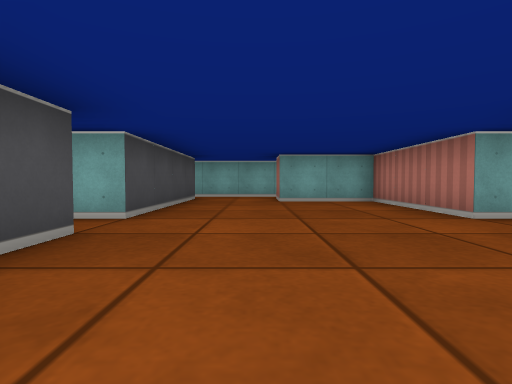
view 1 (above)

17 first-person views from a walk through a cub3D maze. The camera is about half as high as the walls, tilts 2° down and sees 80° across. The floor is counted in squares. Each view is taken from the middle of a square. On the plan, view 1 faces up. The plan holds only what a view shows up to about 9 squares ahead; the rest is blank.

view 2
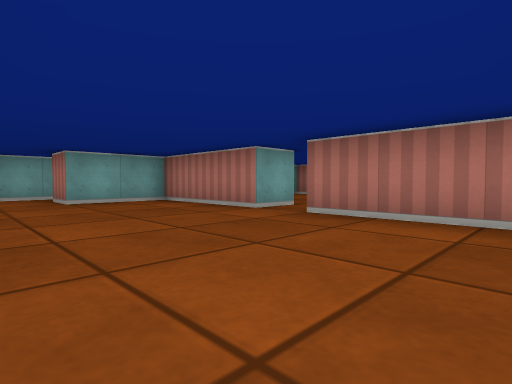

view 3
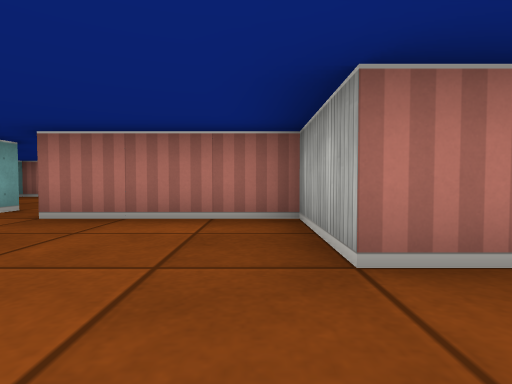

view 4
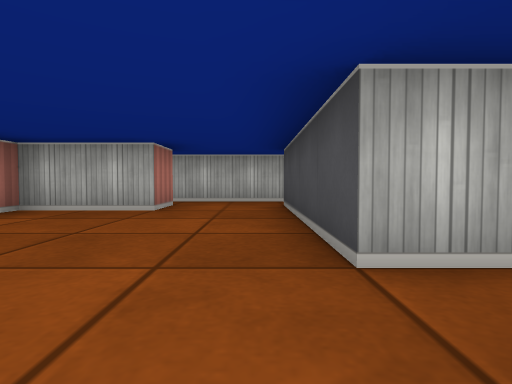

view 5
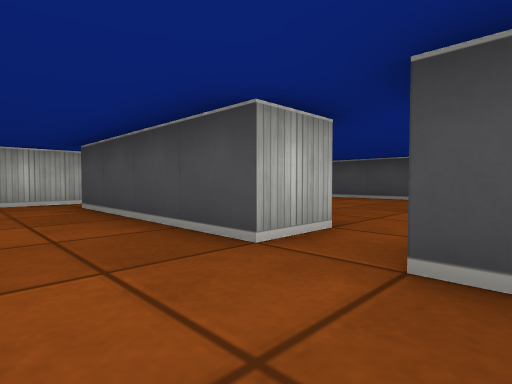

view 6
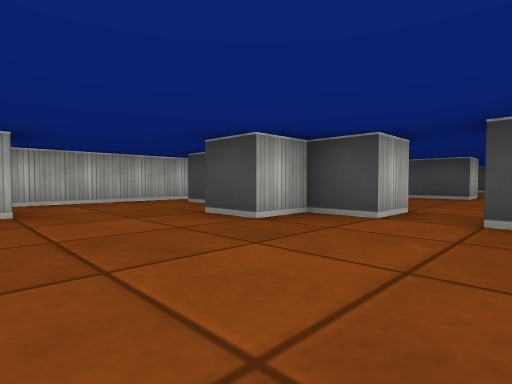

view 7
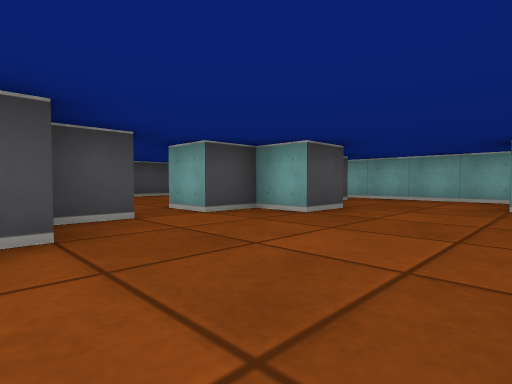

view 8
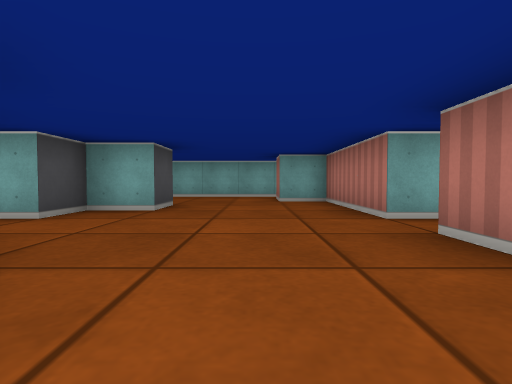

view 9
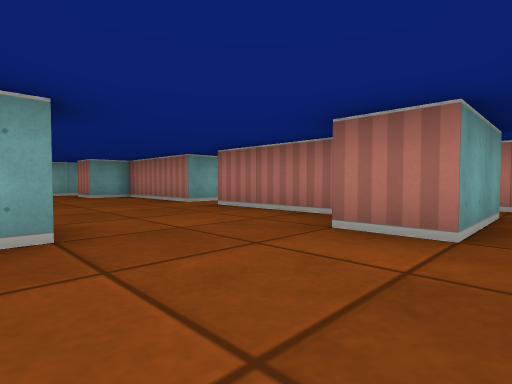

view 10
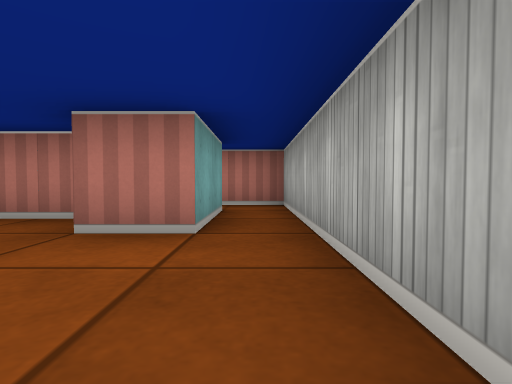

view 11
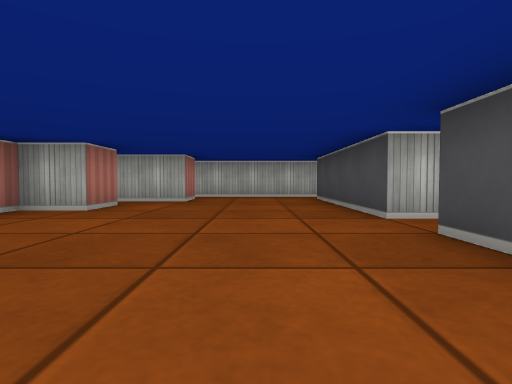

view 12
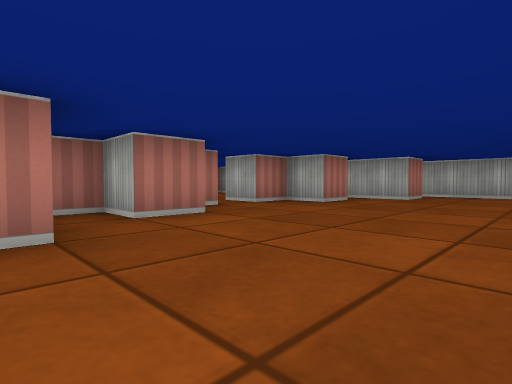

view 13
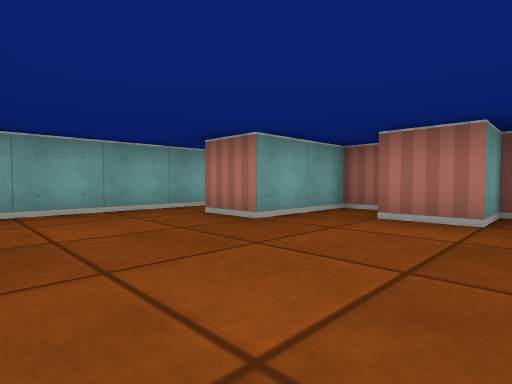

view 14
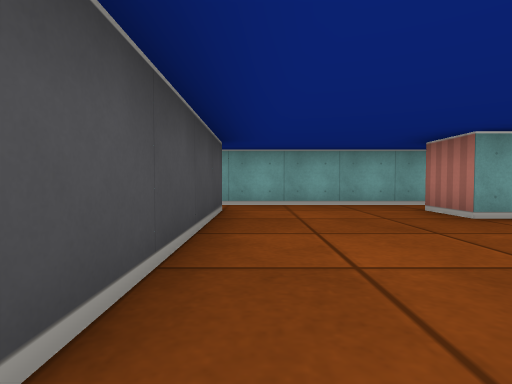

view 15
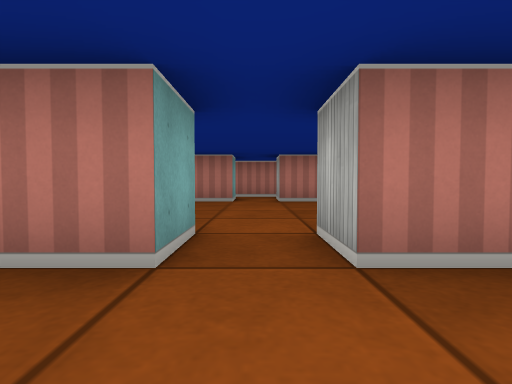

view 16
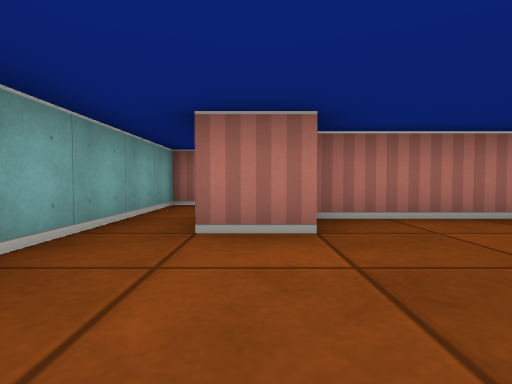

view 17
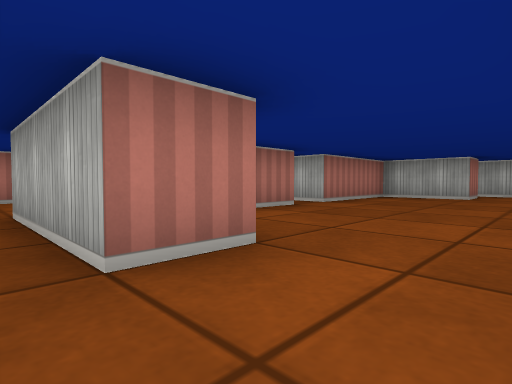

### Floor plan
Ten units are one square. View 1 is at (0, 0); x grows to the right and y downward. Boxes are objects, and circles mark ways between rooms. Rooms are numbered by the first view taken in them; rooms with no view inside come last. Other rooms are left out.
<svg viewBox="-90 -90 175 120">
<path fill="none" stroke="#000" d="M-25 -25 -15 -25 -15 15M35 -35 25 -35 25 -65 5 -65 5 -75M5 15 5 5 25 5 25 -25 35 -25M-15 -75 -15 -35 -21 -35M35 -25 35 -15 45 -15 45 -5 41 -5M45 -56 45 -45 35 -45 35 -35M75 -35 75 -65 65 -65 65 -75M35 9 35 15M75 0 75 -25M65 15 65 5M28 25 65 25M5 -75 35 -75M66 -85 29 -85M8 -85 -18 -85M-19 25 9 25M-75 -25 -75 15M-25 -35 -25 -45 -35 -45 -35 -55 -25 -55 -25 -65 -45 -65 -45 -75M-35 -5 -35 -15 -25 -15 -25 -25M-45 15 -45 5 -29 5M-75 -75 -75 -35M-38 -85 -76 -85M-78 25 -41 25"/>
<circle cx="-5" cy="-70" r="3" fill="#2a7"/>
<circle cx="-5" cy="10" r="3" fill="#2a7"/>
<circle cx="30" cy="-30" r="3" fill="#2a7"/>
<circle cx="-20" cy="-30" r="3" fill="#2a7"/>
<circle cx="-40" cy="-80" r="3" fill="#2a7"/>
<text x="0" y="-30">1</text>
<text x="40" y="-30">2</text>
<text x="-50" y="-30">3</text>
</svg>
Room 1 opens to room 2. Room 1 opens to room 3. Room 2 opens to room 3.

Where each view was taken, in squares from view 1:
view 1: 0 up, 0 right, facing up
view 2: 0 up, 1 left, facing up-right
view 3: 0 up, 1 left, facing right
view 4: 4 up, 1 left, facing down
view 5: 4 up, 0 right, facing down-left
view 6: 4 up, 7 right, facing down-left
view 7: 1 up, 7 right, facing up-left
view 8: 0 up, 6 right, facing up
view 9: 2 down, 4 right, facing up-right
view 10: 2 down, 4 right, facing right
view 11: 6 up, 6 left, facing down
view 12: 7 up, 7 left, facing down-right
view 13: 4 up, 7 left, facing up-right
view 14: 3 up, 7 left, facing up
view 15: 3 up, 1 right, facing right
view 16: 7 up, 4 right, facing right
view 17: 8 up, 1 left, facing down-right
